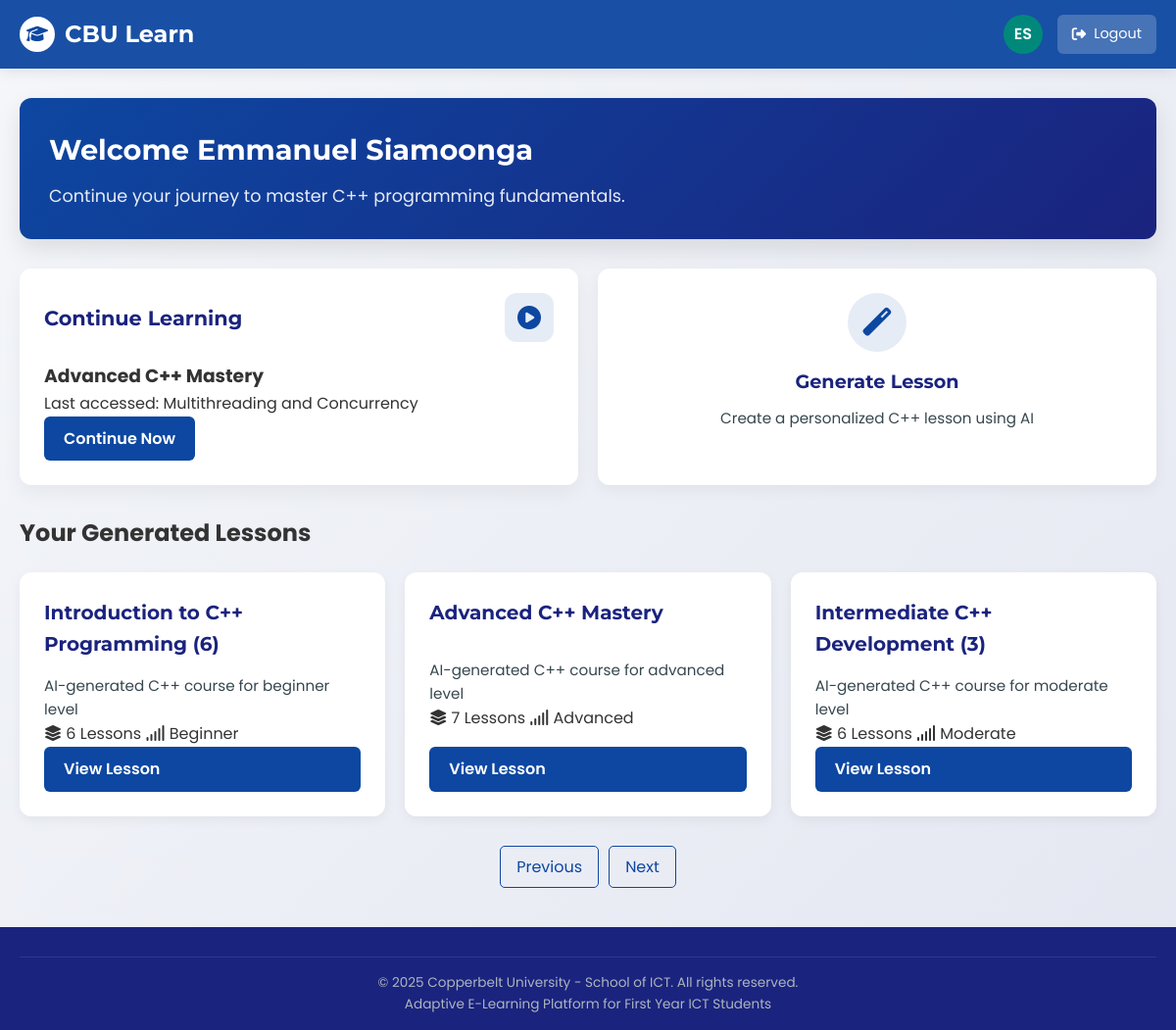
Screenshot of /dashboard/ (signed in) with the database file from the repository.
### users/models.py (models this page shows, shortened)
class Student(AbstractUser):
    username = None
    student_id = models.CharField(
        max_length=8,
        unique=True,
        primary_key=True,
        validators=[RegexValidator(r'^\d{8}$', 'Student ID must be exactly 8 digits.')],
        error_messages={
            'unique': "A student with this ID already exists.",
        }
    )
    LEARNING_STYLES = [
        ('visual', 'Visual Learner'),
        ('auditory', 'Auditory Learner'),
        ('kinesthetic', 'Kinesthetic Learner'),
    ]
    MASTERY_LEVELS = [
        ('beginner', 'Beginner'),
        ('intermediate', 'Intermediate'),
        ('advanced', 'Advanced'),
    ]
    learning_style = models.CharField(
        max_length=20,
        choices=LEARNING_STYLES,
        default='visual'
    )
    mastery_level = models.CharField(
        max_length=20,
        choices=MASTERY_LEVELS,
        default='beginner'
    )
    profile_picture = models.ImageField(
        upload_to='profiles/',
        null=True,
        blank=True
    )
    last_active = models.DateTimeField(default=timezone.now)
    USERNAME_FIELD = 'student_id'
    REQUIRED_FIELDS = ['email', 'first_name', 'last_name']
    objects = StudentManager()

### content/models.py (models this page shows, shortened)
class GeneratedCourseProgress(models.Model):
    student = models.ForeignKey(settings.AUTH_USER_MODEL, on_delete=models.CASCADE, related_name='generated_course_progresses')
    course = models.ForeignKey(GeneratedCourse, on_delete=models.CASCADE, related_name='progresses')
    last_accessed_topic = models.ForeignKey(GeneratedTopic, on_delete=models.SET_NULL, null=True, blank=True)
    last_accessed_at = models.DateTimeField(auto_now=True)
    class Meta:
        verbose_name_plural = "Generated Course Progresses"
        unique_together = ('student', 'course')

class GeneratedCourse(models.Model):
    LEVEL_CHOICES = [
        ('beginner', 'Beginner'),
        ('moderate', 'Intermediate'),
        ('advanced', 'Advanced'),
    ]
    user = models.ForeignKey(settings.AUTH_USER_MODEL, on_delete=models.CASCADE)
    title = models.CharField(max_length=200)
    description = models.TextField()
    category = models.CharField(max_length=100, default="C++ Programming")
    include_video = models.BooleanField(default=False)
    chapters_count = models.IntegerField(default=0)
    generated_content = models.JSONField(default=dict, blank=True)
    created_at = models.DateTimeField(auto_now_add=True)
    level = models.CharField(max_length=10, choices=LEVEL_CHOICES, default='beginner')
    class Meta:
        constraints = []

class GeneratedTopic(models.Model):
    DIFFICULTY_LEVELS = [
        ('basic', 'Basic'),
        ('intermediate', 'Intermediate'),
        ('advanced', 'Advanced'),
    ]
    chapter = models.ForeignKey(GeneratedChapter, on_delete=models.CASCADE, related_name='topics')
    title = models.CharField(max_length=200)
    content = models.TextField(default='')
    alternative_content = models.TextField(blank=True, null=True)
    difficulty = models.CharField(max_length=20, choices=DIFFICULTY_LEVELS, default='intermediate')
    description = models.TextField(blank=True)
    order = models.IntegerField(default=0)
    is_regenerated = models.BooleanField(default=False)
    is_generated = models.BooleanField(default=True)  # Added default value
    original_topic = models.ForeignKey('self', on_delete=models.SET_NULL, null=True, blank=True, related_name='regenerated_versions')
    is_reinforcement = models.BooleanField(default=False)
    reinforcement_for_chapter = models.ForeignKey(
        'GeneratedChapter',
        on_delete=models.SET_NULL,
        null=True,
        blank=True,
        related_name='reinforcement_topics'
    )
    class Meta:
        ordering = ['order']

class GeneratedChapter(models.Model):
    course = models.ForeignKey(GeneratedCourse, on_delete=models.CASCADE, related_name='chapters')
    title = models.CharField(max_length=200)
    duration = models.CharField(max_length=50, default="N/A")
    image_prompt = models.TextField(blank=True)
    order = models.IntegerField(default=0)
    class Meta:
        ordering = ['order']

### content/views.py (the view)
# urls.py: path('', views.dashboard_view, name='dashboard'),
@prevent_after_logout
@login_required
def dashboard_view(request):
    student = request.user
    last_accessed_progress = GeneratedCourseProgress.objects.filter(student=request.user).order_by('-last_accessed_at').first()
    generated_courses_list = GeneratedCourse.objects.filter(user=request.user).order_by('-created_at')
    paginator = Paginator(generated_courses_list, 5)
    page = request.GET.get('page')
    try:
        generated_courses = paginator.page(page)
    except PageNotAnInteger:
        generated_courses = paginator.page(1)
    except EmptyPage:
        generated_courses = paginator.page(paginator.num_pages)
    courses = Course.objects.all()
    progress_data = []
    for course in courses:
        completed_lessons = UserProgress.objects.filter(
            student=student,
            lesson__module__course=course,
            is_completed=True
        ).count()
        total_lessons = sum(module.lessons.count() for module in course.modules.all())
        progress_percentage = int((completed_lessons / total_lessons) * 100) if total_lessons > 0 else 0
        progress_data.append({
            'course': course,
            'progress_percentage': progress_percentage
        })
    context = {
        'student': student,
        'courses': progress_data,
        'generated_courses': generated_courses, # This is the paginated object
        'last_accessed_progress': last_accessed_progress
    }
    return render(request, 'dashboard.html', context)

### templates/dashboard.html (shortened to what this page needs)
<!DOCTYPE html>
<html lang="en">
<head>
    <link rel="stylesheet" href="https://cdnjs.cloudflare.com/ajax/libs/font-awesome/6.4.0/css/all.min.css">
</head>
<body>
    <header>
        <div class="container">
            <nav>
                <a href="#" class="logo">
                    <div class="logo-icon"><i class="fas fa-graduation-cap"></i></div>
                    <span class="logo-text">CBU Learn</span>
                </a>
                <div class="user-menu">
                    <div class="user-avatar">{{ user.first_name|slice:":1" }}{{ user.last_name|slice:":1" }}</div>
                    <a href="{% url 'logout' %}" class="logout-button">
                        <i class="fas fa-sign-out-alt"></i> <span class="logout-text">Logout</span>
                    </a>
                </div>
            </nav>
        </div>
    </header>
    <main class="main-content">
        <div class="container">
            <div class="welcome-banner">
                <h1 class="welcome-title">Welcome {{ student.first_name }} {{ student.last_name }}</h1>
                <p class="welcome-subtitle">Continue your journey to master C++ programming fundamentals.</p>
            </div>
            <div class="dashboard-grid">
                {% if last_accessed_progress %}
                <div class="continue-card dashboard-card">
                    <div class="card-header">
                        <h2 class="card-title">Continue Learning</h2>
                        <div class="card-icon"><i class="fas fa-play-circle"></i></div>
                    </div>
                    <div class="card-content">
                        <h3 class="course-title">{{ last_accessed_progress.course.title }}</h3>
                        <p class="topic-title">Last accessed: {{ last_accessed_progress.last_accessed_topic.title }}</p>
                    </div>
                    <a href="{% url 'learning_default' %}?generated_course_id={{ last_accessed_progress.course.id }}&topic_id={{ last_accessed_progress.last_accessed_topic.id }}" class="continue-button">
                        Continue Now
                    </a>
                </div>
                {% endif %}
                <div class="action-card dashboard-card" onclick="openGenerateCourseModal()">
                    <div class="action-icon"><i class="fas fa-magic"></i></div>
                    <h3 class="action-title">Generate Lesson</h3>
                    <p class="action-description">Create a personalized C++ lesson using AI</p>
                </div>
            </div>
            <div class="dashboard-grid-section">
                <h2 class="section-title">Your Generated Lessons</h2>
                <div class="dashboard-grid">
                    {% for course in generated_courses %}
                    {% with first_chapter=course.chapters.first %}
                    {% if first_chapter and first_chapter.topics.first %}
                    <div class="course-card dashboard-card">
                        <div class="card-header">
                            <h3 class="card-title">{{ course.title }}</h3>
                        </div>
                        <div class="card-content">
                            <p class="course-description">{{ course.description|truncatechars:100 }}</p>
                            <div class="course-meta">
                                <span class="meta-item"><i class="fas fa-layer-group"></i> {{ first_chapter.topics.count }} Lessons</span>
                                <span class="meta-item"><i class="fas fa-signal"></i> {{ course.level|title }}</span>
                            </div>
                        </div>
                        <a href="{% url 'learning_default' %}?generated_course_id={{ course.id }}&topic_id={{ first_chapter.topics.first.id }}" class="continue-button">
                            View Lesson
                        </a>
                    </div>
                    {% endif %}
                    {% endwith %}
                    {% empty %}
                        <p class="no-courses">No generated lessons found. Try creating one!</p>
                    {% endfor %}
                </div>
            </div>
            {% if generated_courses.has_other_pages %}
            <div class="pagination">
                {% if generated_courses.has_previous %}
                    <a href="?page={{ generated_courses.previous_page_number }}">Previous</a>
                {% else %}
                    <span class="disabled">Previous</span>
                {% endif %}
                {% if generated_courses.has_next %}
                    <a href="?page={{ generated_courses.next_page_number }}">Next</a>
                {% else %}
                    <span class="disabled">Next</span>
                {% endif %}
            </div>
            {% endif %}
        </div>
    </main>
    <footer>
        <div class="container">
            <div class="copyright">
                <p>&copy; 2025 Copperbelt University - School of ICT. All rights reserved.</p>
                <p>Adaptive E-Learning Platform for First Year ICT Students</p>
            </div>
        </div>
    </footer>
</body>
</html>

### rows the page displays
Student: first_name "E", last_name "S", first_name "Emmanuel", last_name "Siamoonga"
GeneratedCourseProgress: course "Advanced C++ Mastery", last_accessed_topic "Multithreading and Concurrency"
GeneratedCourse: title "Introduction to C++ Programming (6)", description "AI-generated C++ course for beginner level", chapters.first.topics.count "6", level "Beginner"
GeneratedCourse: title "Advanced C++ Mastery", description "AI-generated C++ course for advanced level", chapters.first.topics.count "7", level "Advanced"
GeneratedCourse: title "Intermediate C++ Development (3)", description "AI-generated C++ course for moderate level", chapters.first.topics.count "6", level "Moderate"
